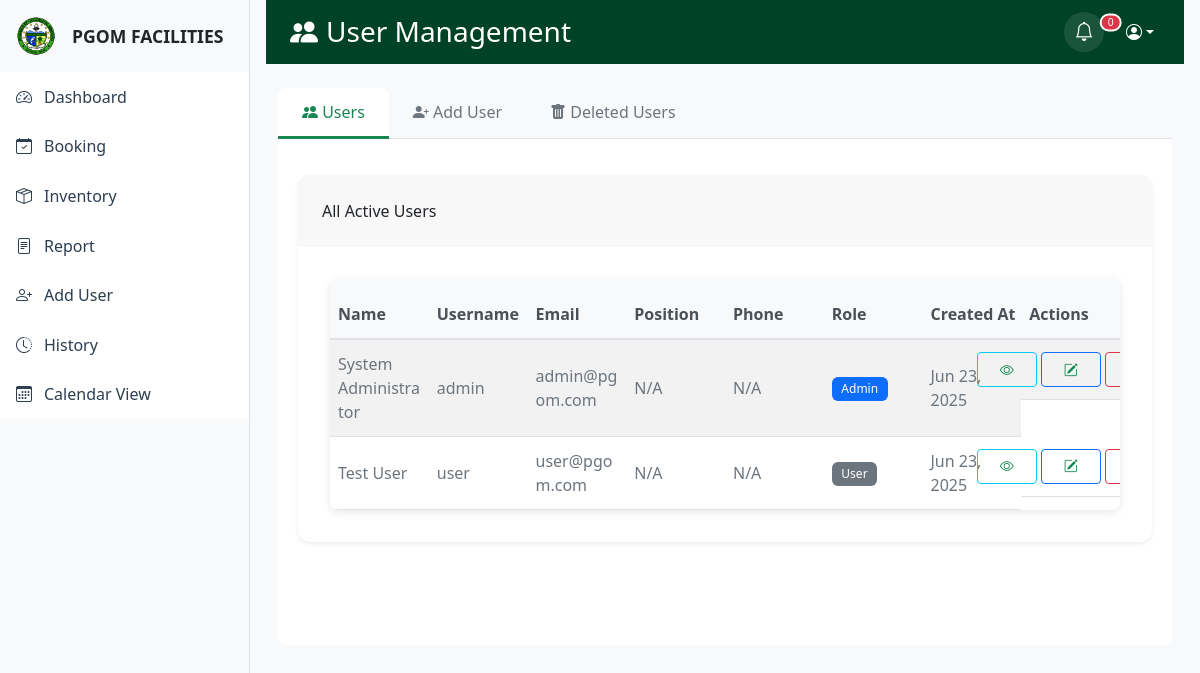
The page /admin/add_user.php (signed in) on the database its author committed.
### tables this page shows
CREATE TABLE `users` (
    `id` INT(11) NOT NULL AUTO_INCREMENT,
    `username` VARCHAR(50) UNIQUE NOT NULL,
    `password` VARCHAR(255) NOT NULL,
    `role` ENUM('user', 'admin') NOT NULL DEFAULT 'user',
    `email` VARCHAR(255) NULL,
    `name` VARCHAR(255) NULL,
    `suffix` VARCHAR(50) NULL,
    `birthday` DATE NULL,
    `gender` VARCHAR(20) NULL,
    `phone_number` VARCHAR(20) NULL,
    `position` VARCHAR(100) NULL,
    `address` TEXT NULL,
    `valid_id_type` VARCHAR(50) NULL,
    `valid_id_number` VARCHAR(50) NULL,
    `deleted_at` TIMESTAMP NULL DEFAULT NULL,
    `created_at` TIMESTAMP DEFAULT CURRENT_TIMESTAMP,
    PRIMARY KEY (`id`)
);

### admin/add_user.php (the view, shortened to what this page needs)
<?php
require_once '../includes/notification_helper.php';
try {
    $active_users_stmt = $pdo->prepare("SELECT * FROM users WHERE deleted_at IS NULL ORDER BY created_at DESC");
    $active_users_stmt->execute();
    $active_users = $active_users_stmt->fetchAll(PDO::FETCH_ASSOC);
} catch (PDOException $e) {
    $active_users = [];
    $deleted_users = [];
    $error = "Failed to fetch users: " . $e->getMessage();
}
?>
<!DOCTYPE html>
<html lang="en">
<head>
    <link href="https://cdn.jsdelivr.net/npm/bootstrap@5.3.0/dist/css/bootstrap.min.css" rel="stylesheet">
    <link href="https://cdn.jsdelivr.net/npm/bootstrap-icons@1.10.5/font/bootstrap-icons.css" rel="stylesheet">
    <link rel="stylesheet" href="../assets/css/style.css">
    <link rel="stylesheet" href="../assets/css/notifications.css">
</head>
<body>
    <div class="d-flex">
        <?php include '../components/sidebar.php'; ?>
        <div class="main-content flex-grow-1">
            <header class="main-header text-white d-flex justify-content-between align-items-center">
                <div class="d-flex align-items-center">
                    <h1 class="h3 mb-0 d-flex align-items-center header-title">
                        <i class="bi bi-people-fill me-2"></i>
                        User Management
                    </h1>
                </div>
                <div class="d-flex align-items-center gap-3">
                    <div class="header-icon dropdown">
                        <button class="btn p-0 border-0 position-relative bg-transparent" type="button" data-bs-toggle="dropdown" aria-expanded="false" id="notificationDropdown">
                            <i class="bi bi-bell"></i>
                            <span class="position-absolute top-0 start-100 translate-middle badge rounded-pill bg-danger notification-badge" style="display: none;">
                                0
                            </span>
                        </button>
                    </div>
                    <div class="dropdown">
                        <button class="header-icon dropdown-toggle border-0 bg-transparent" type="button" data-bs-toggle="dropdown">
                            <i class="bi bi-person-circle"></i>
                        </button>
                    </div>
                </div>
            </header>
            <div class="container-fluid mt-4">
                <ul class="nav nav-tabs" id="userTabs" role="tablist">
                    <li class="nav-item" role="presentation">
                        <button class="nav-link active" id="users-tab" data-bs-toggle="tab" data-bs-target="#users" type="button" role="tab" aria-controls="users" aria-selected="true"><i class="bi bi-people-fill"></i> Users</button>
                    </li>
                    <li class="nav-item" role="presentation">
                        <button class="nav-link" id="add-user-tab" data-bs-toggle="tab" data-bs-target="#add-user" type="button" role="tab" aria-controls="add-user" aria-selected="false"><i class="bi bi-person-plus-fill"></i> Add User</button>
                    </li>
                    <li class="nav-item" role="presentation">
                        <button class="nav-link" id="deleted-users-tab" data-bs-toggle="tab" data-bs-target="#deleted-users" type="button" role="tab" aria-controls="deleted-users" aria-selected="false"><i class="bi bi-trash-fill"></i> Deleted Users</button>
                    </li>
                </ul>
                <div class="tab-content" id="userTabsContent">
                    <div class="tab-pane fade show active" id="users" role="tabpanel" aria-labelledby="users-tab">
                        <div class="card mt-3">
                            <div class="card-header">
                                All Active Users
                            </div>
                            <div class="card-body">
                                <div class="table-responsive">
                                    <table class="table table-striped table-hover">
                                        <thead>
                                            <tr>
                                                <th>Name</th>
                                                <th>Username</th>
                                                <th>Email</th>
                                                <th>Position</th>
                                                <th>Phone</th>
                                                <th>Role</th>
                                                <th>Created At</th>
                                                <th>Actions</th>
                                            </tr>
                                        </thead>
                                        <tbody>
                                            <?php foreach ($active_users as $user): ?>
                                            <tr>
                                                <td data-label="Name"><?php echo htmlspecialchars($user['name'] . ($user['suffix'] ? ' ' . $user['suffix'] : '')); ?></td>
                                                <td data-label="Username"><?php echo htmlspecialchars($user['username']); ?></td>
                                                <td data-label="Email"><?php echo htmlspecialchars($user['email']); ?></td>
                                                <td data-label="Position"><?php echo htmlspecialchars($user['position'] ?? 'N/A'); ?></td>
                                                <td data-label="Phone"><?php echo htmlspecialchars($user['phone_number'] ?? 'N/A'); ?></td>
                                                <td data-label="Role"><span class="badge bg-<?php echo $user['role'] === 'admin' ? 'primary' : 'secondary'; ?>"><?php echo ucfirst($user['role']); ?></span></td>
                                                <td data-label="Created At"><?php echo date('M d, Y', strtotime($user['created_at'])); ?></td>
                                                <td data-label="Actions" class="action-buttons">
                                                    <button class="btn btn-sm btn-outline-info view-user" data-user-id="<?php echo $user['id']; ?>" title="View"><i class="bi bi-eye"></i></button>
                                                    <button class="btn btn-sm btn-outline-primary edit-user" data-user-id="<?php echo $user['id']; ?>" title="Edit"><i class="bi bi-pencil-square"></i></button>
                                                    <button class="btn btn-sm btn-outline-danger delete-user" data-user-id="<?php echo $user['id']; ?>" data-username="<?php echo htmlspecialchars($user['username']); ?>" title="Delete"><i class="bi bi-trash"></i></button>
                                                </td>
                                            </tr>
                                            <?php endforeach; ?>
                                        </tbody>
                                    </table>
                                </div>
                            </div>
                        </div>
                    </div>
                </div>
            </div>
        </div>
    </div>
</body>
</html>

### assets/css/style.css (style rules this page uses)
body { background-color: #f0f2f5; min-height: 100vh; margin: 0; padding: 0; }
.main-header { background-color: #004225; padding: 0.75rem 1.5rem; position: sticky; top: 0; z-index: 99; height: auto; min-height: 60px; display: flex; align-items: center; justify-content: space-between; margin-bottom: 1rem; }
.header-icon { width: 40px; height: 40px; display: flex; align-items: center; justify-content: center; border-radius: 50%; background-color: rgba(255, 255, 255, 0.1); color: white; cursor: pointer; transition: all 0.3s ease; }
.main-content { margin-left: 250px; min-height: calc(100vh - 60px); background-color: #f8f9fa; padding: 0 1rem 1rem 1rem; overflow-x: hidden; }
.table { width: 100%; margin: 0; table-layout: fixed; border-collapse: collapse; }
.table th { background: #f8f9fa; font-weight: 600; color: #333; border-bottom: 2px solid #dee2e6; padding: 1rem; height: 60px; }
.table td { padding: 1rem; border-bottom: 1px solid #dee2e6; background: white; height: 60px; }
.table tbody tr { background: white; }
.table-responsive { overflow-x: auto; }
.table tr, .table td, .table th, .progress, .progress-bar, .btn { transition: none !important; animation: none !important; }
.btn-sm { padding: 0.25rem 1rem; font-size: 0.875rem; border-radius: 4px; font-weight: 500; min-width: 60px; }
.table-responsive { margin: 0; padding: 0; border-radius: 8px; }
.table { margin-bottom: 0; }
.table thead th { background-color: #f8f9fa; font-weight: 600; border-bottom: 2px solid #e9ecef; }
.badge { padding: 0.5em 0.8em; font-weight: 500; }
.table thead th { background-color: #f8f9fa; border-bottom: 2px solid #e9ecef; padding: 1rem; font-weight: 600; color: #495057; }
.table tbody tr { transition: all 0.2s ease; }
.card { border: none; transition: transform 0.2s; }
.card .bi { color: #198754; }
.table th { font-weight: 600; color: #495057; border-bottom-width: 1px; }
.table td { vertical-align: middle; color: #6c757d; }
.card { border: none; box-shadow: 0 0 10px rgba(0,0,0,0.1); }
.tab-content { padding: 20px; background-color: #ffffff; border-radius: 0 0 8px 8px; }
.tab-pane { display: flex; justify-content: center; align-items: center; min-height: 450px; }
.card-body { padding: 0; }
.tab-pane { transition: all 0.3s ease; }
.nav-tabs .nav-link { color: #495057; font-weight: 500; padding: 0.8rem 1.5rem; border: none; border-bottom: 2px solid transparent; }
.nav-tabs .nav-link.active { color: #198754; background: none; border-bottom: 2px solid #198754; }

### assets/css/notifications.css (style rules this page uses)
.notification-badge { font-size: 0.65rem !important; padding: 0.25rem 0.4rem !important; border: 2px solid #fff !important; min-width: 18px !important; height: 18px !important; display: flex !important; align-items: center !important; justify-content: center !important; transform: translate(25%, -25%) !important; }
.notification-badge { font-size: 0.7rem; padding: 0.25rem 0.5rem; transform: translate(25%, -25%) !important; }
#notificationDropdown { position: relative; padding: 0.5rem; transition: all 0.2s ease; }
#notificationDropdown i { font-size: 1.2rem; color: #ffffff; }
.header-icon i.bi-bell { color: #ffffff !important; }
.header-icon .notification-badge { background-color: #dc3545 !important; color: #ffffff !important; border: 2px solid #ffffff; }
.header-icon .bi-bell { font-size: 1.2rem !important; color: #ffffff !important; }
.header-icon .position-relative { display: inline-flex !important; align-items: center !important; justify-content: center !important; }
.main-header .header-icon i.bi-bell { color: #ffffff !important; }
.main-header .bi-bell { color: #ffffff !important; }
#notificationDropdown i.bi-bell { color: #ffffff !important; }
.header-icon button i.bi-bell, .main-header .header-icon button i.bi-bell { color: #ffffff !important; }

### rows shown on the page
users: name "System Administrator", username "admin", email "admin@pgom.com", position "N/A", phone_number "N/A", role "Admin", created_at "Jun 23, 2025"
users: name "Test User", username "user", email "user@pgom.com", position "N/A", phone_number "N/A", role "User", created_at "Jun 23, 2025"
